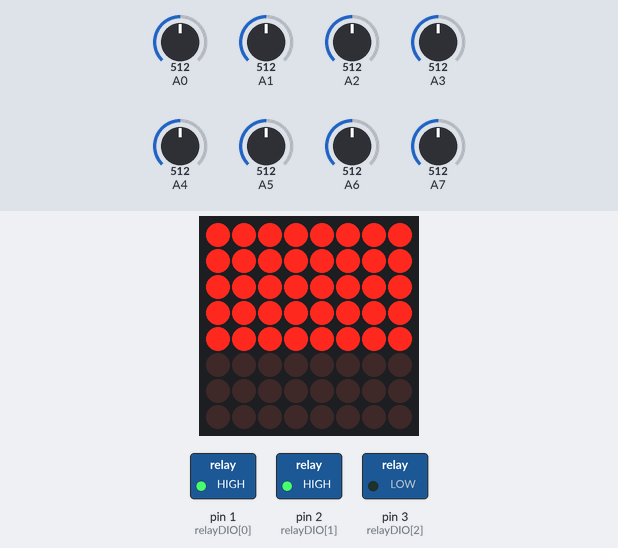
The sketch below on a simulated Arduino Uno, built with avr-gcc and run on an emulated ATmega328P. Shown: 8×8 LED matrix, switched loads named in the sketch (green lamp = pin HIGH). The inputs (shaded band) are chosen by the test bench; at power-on: A1 = 512, A0 = 512, A2 = 512, A3 = 512, A4 = 512, A5 = 512, A6 = 512, A7 = 512.

Above: at 2.8 s.
2.9 s: A1 set to 495
At 4.3 s:
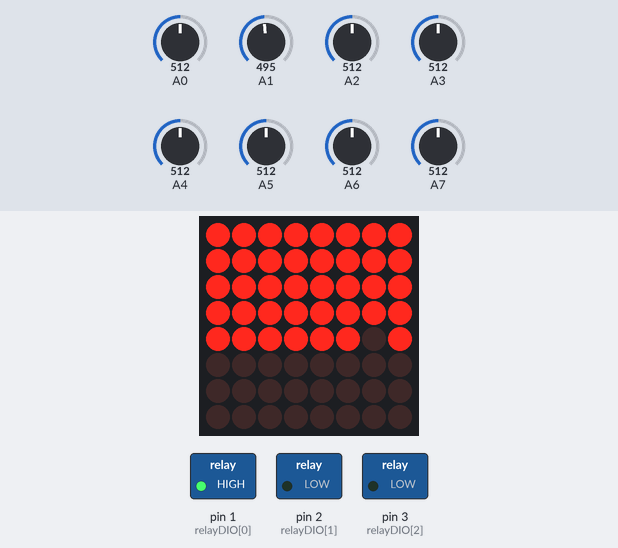
5.5 s: A0 set to 398
At 7.2 s:
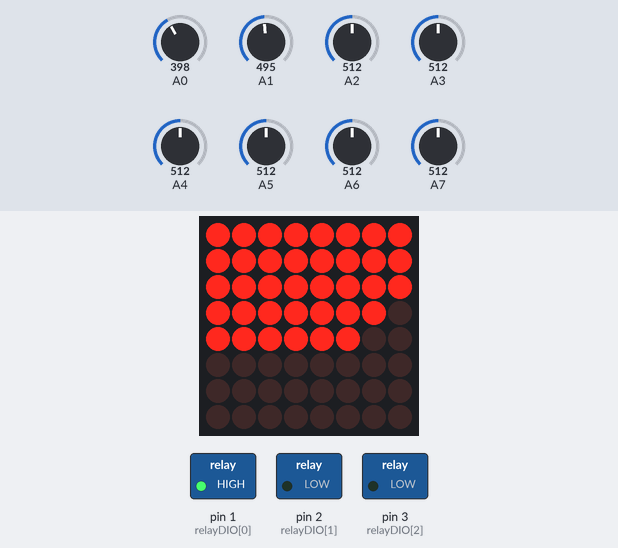
7.5 s: A2 set to 398
At 9.2 s:
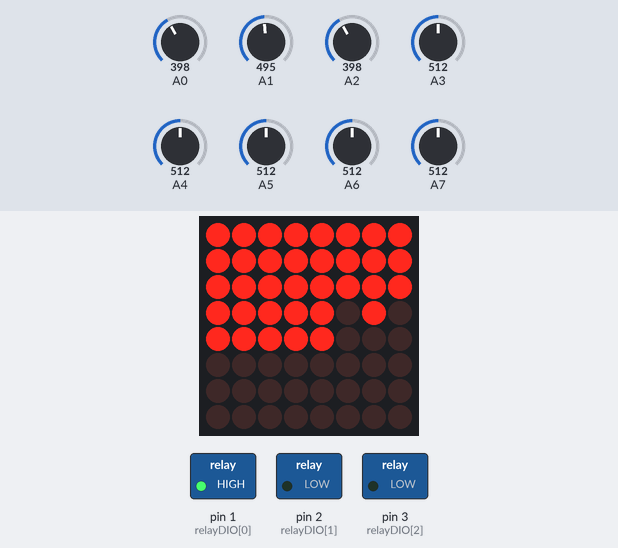
9.5 s: A3 set to 398
At 11.2 s:
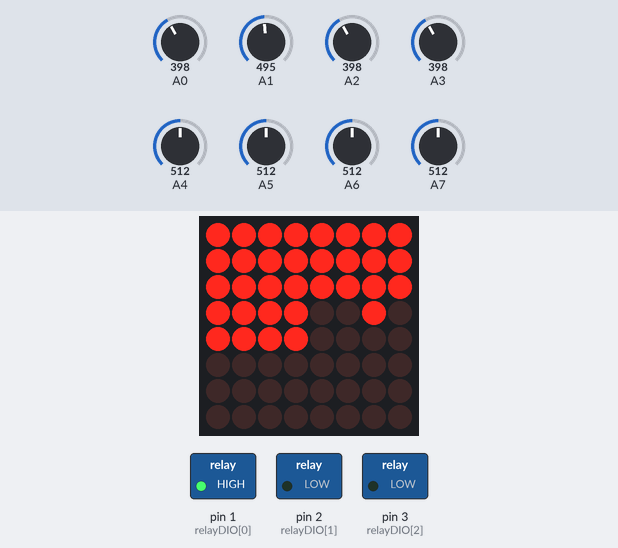
11.5 s: A4 set to 398
At 13.2 s:
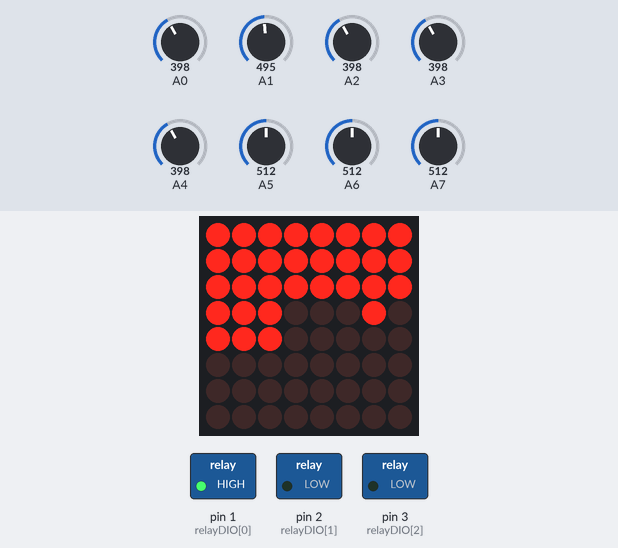
13.5 s: A5 set to 398
At 15.4 s:
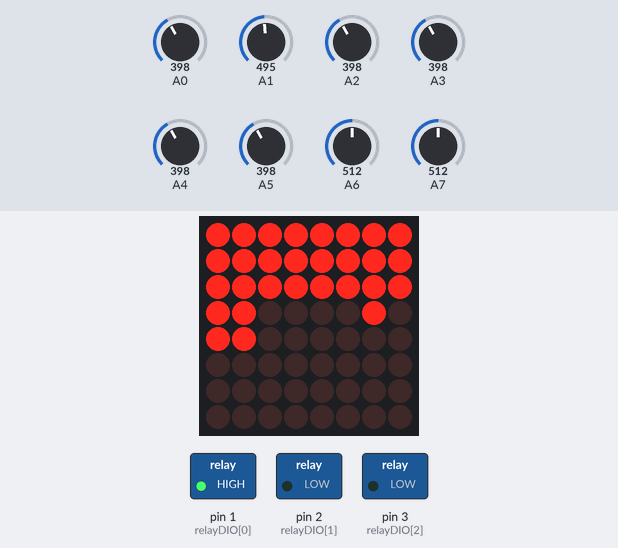
Timing chart, 0 to 16.5 s (numbered marks = the images above; inputs shaded):
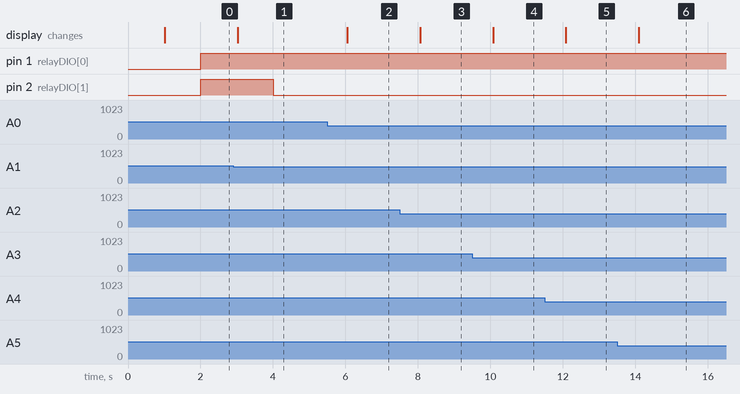

The sketch:

flooding_1.ino
```cpp
#include "LedControl.h"
#include <EtherCard.h>
#include <Thread.h>

Thread sensorThread = Thread();
Thread alarmThread = Thread();

/*
 pin 7 is connected to the DataIn
 pin 6 is connected to the CLK
 pin 5 is connected to LOAD
 We have only a single MAX72XX.
 */
LedControl lc = LedControl(7,6,5,1);
unsigned long delaytime = 1000;

// alarm triggering levels based on the display's 8 leds
static byte   triggers[] = {1, 4, 4, 4, 4, 4, 4, 4};
// alarm reference HIGH means the alarm is triggered when the level less then, LOW means when the level more then
static boolean    refs[] = {HIGH, HIGH, LOW, LOW, LOW, LOW, LOW, LOW};
// analog input default level
static boolean analog_level[] = {LOW, LOW, LOW, LOW, LOW, LOW, LOW, LOW};
// relay digital default level
static boolean relay_level[] = {HIGH, HIGH, HIGH, HIGH, HIGH, HIGH, HIGH, HIGH};
// digital IO for the relay connections
static byte   relayDIO[] = {1, 2, 3, 3, 3, 3, 3, 3};
// alarms array for the triggers
static boolean  alarms[] = {LOW, LOW, LOW, LOW, LOW, LOW, LOW, LOW};

static byte values[] = {0, 0, 0, 0, 0, 0, 0, 0};
static byte levels[] = {0, 0, 0, 0, 0, 0, 0, 0};


// ethernet interface mac address, must be unique on the LAN
static byte mymac[] = { 0x00,0x00,0xAA,0xDD,0x00,0x01 };
static byte myip[] = { 192,168,1,204 };
static byte gwip[] = { 192,168,1,1 };

byte Ethernet::buffer[500];
BufferFiller bfill;


void displayLevel(int senzor, int level) {
  // show the level info
  for(int i=0;i<level;i++) {
    // the display is positioned in analog_level so this is way 7-sensor
    lc.setLed(0, i, 7-senzor, true);
  }
}

int calculateLevel(int analogValue) {

    int level;
    // 0-0.25V
    if(analogValue < 51) {
      level = 0;
    }
    // 0.25-1V this is basically noise
    else if(analogValue >= 51 and analogValue < 204 ) {
      level = 1;
    }
    // 1-1.5V
    else if(analogValue >= 204 and analogValue < 306 ) {
      level = 2;
    }
    // 1.5-2V
    else if(analogValue >= 306 and analogValue < 408 ) {
      level = 3;
    }
    // 2-2.5V
    else if(analogValue >= 408 and analogValue < 510 ) {
      level = 4;
    }
    // 2.5-3V
    else if(analogValue >= 510 and analogValue < 612 ) {
      level = 5;
    }
    // 3-3.5V
    else if(analogValue >= 612 and analogValue < 714 ) {
      level = 6;
    }
    // 3.5-4V
    else if(analogValue >= 714 and analogValue < 816 ) {
      level = 7;
    }
    // bigger than 4V
    else if(analogValue >= 816 ) {
      level = 8;
    }

  return level;
}

void levelCheck() {
  lc.clearDisplay(0);

  for (int senzor=0; senzor<8; senzor++) {
    int analogValue = analogRead(senzor);
    if(analog_level[senzor] == HIGH) {
      analogValue = 1023 - analogValue;
    }
    values[senzor] = analogValue;
    levels[senzor] = calculateLevel(analogValue);
//    levels[senzor] = map(analogValue, 0, 1023, 1, 8);

    displayLevel(senzor, levels[senzor]);
    if ( refs[senzor] == HIGH) {
      alarms[senzor] = levels[senzor] <= triggers[senzor];
    }
    else {
      alarms[senzor] = levels[senzor] >= triggers[senzor];
    }
  }
}

void alarmCheck() {

  for (int relay=0; relay<8; relay++) {
    int io = relayDIO[relay];
    bool needsSet = false;
    for (int senzor=0; senzor<8; senzor++) {
      if(relayDIO[senzor] == io and alarms[senzor] == true) {
        needsSet = true;
        break;
      }
    }

    if(relay_level[relay] == HIGH) {
      digitalWrite(relayDIO[relay], !needsSet);
    } else {
      digitalWrite(relayDIO[relay], needsSet);
    }
  }

}

static word homePage() {

  bfill = ether.tcpOffset();
  bfill.emit_p(PSTR(
    "HTTP/1.0 200 OK\r\n"
    "Content-Type: application/json\r\n"
    "Pragma: no-cache\r\n"
    "\r\n"
    "{"
    "\"alarms\" : [ $D, $D, $D, $D, $D, $D, $D, $D ], "
    "\"alarm_digital_pins\" : [ $D, $D, $D, $D, $D, $D, $D, $D ], "
    "\"digital_out_values\" : [ $D, $D, $D, $D, $D, $D, $D, $D ], "
    "\"trigger_values\" : [ $D, $D, $D, $D, $D, $D, $D, $D ], "
    "\"trigger_references\" : [ $D, $D, $D, $D, $D, $D, $D, $D ], "
    "\"analog_in_values\" : [ $D, $D, $D, $D, $D, $D, $D, $D ], "
    "\"levels\" : [ $D, $D, $D, $D, $D, $D, $D, $D ]"
    "}"
    ),
    alarms[0], alarms[1], alarms[2], alarms[3], alarms[4], alarms[5], alarms[6], alarms[7],
    relayDIO[0], relayDIO[1], relayDIO[2], relayDIO[3], relayDIO[4], relayDIO[5], relayDIO[6], relayDIO[7],
    digitalRead(relayDIO[0]), digitalRead(relayDIO[1]), digitalRead(relayDIO[2]), digitalRead(relayDIO[3]), digitalRead(relayDIO[4]), digitalRead(relayDIO[5]), digitalRead(relayDIO[6]), digitalRead(relayDIO[7]),
    triggers[0], triggers[1], triggers[2], triggers[3], triggers[4], triggers[5], triggers[6], triggers[7],
    refs[0], refs[1], refs[2], refs[3], refs[4], refs[5], refs[6], refs[7],
    values[0], values[1], values[2], values[3], values[4], values[5], values[6], values[7],
    levels[0], levels[1], levels[2], levels[3], levels[4], levels[5], levels[6], levels[7]
  );
  return bfill.position();
}


void setup() {
  lc.shutdown(0,false);
  lc.setIntensity(0,1);
  lc.clearDisplay(0);

  for(int i=0;i<8;i++) {
    pinMode(relayDIO[i], OUTPUT);
    digitalWrite(relayDIO[i], LOW);
  }

  sensorThread.onRun(levelCheck);
  sensorThread.setInterval(1000);

  alarmThread.onRun(alarmCheck);
  alarmThread.setInterval(2000);

  ether.begin(sizeof Ethernet::buffer, mymac);
  ether.staticSetup(myip, gwip);

}

void loop() {
  if(sensorThread.shouldRun()) {
    sensorThread.run();
  }
  if(alarmThread.shouldRun()) {
    alarmThread.run();
  }

  word len = ether.packetReceive();
  word pos = ether.packetLoop(len);

  if (pos)  // check if valid tcp data is received
    ether.httpServerReply(homePage()); // send web page data

//  levelSimulator();
}
```

Measured:
- the behaviour switches between 510 and 509 on A1 (found by bisection; images 0 and 1)
- after the input at 2.9 s, pin 2 (relayDIO[1]): HIGH → LOW after 1.1 s; the display: changes after 0.12 s (image 1)
- after the input at 5.5 s, the display: changes after 0.54 s (image 2)
- after the input at 7.5 s, the display: changes after 0.56 s (image 3)
- after the input at 9.5 s, the display: changes after 0.57 s (image 4)
- after the input at 11.5 s, the display: changes after 0.58 s (image 5)
- after the input at 13.5 s, the display: changes after 0.60 s (image 6)
